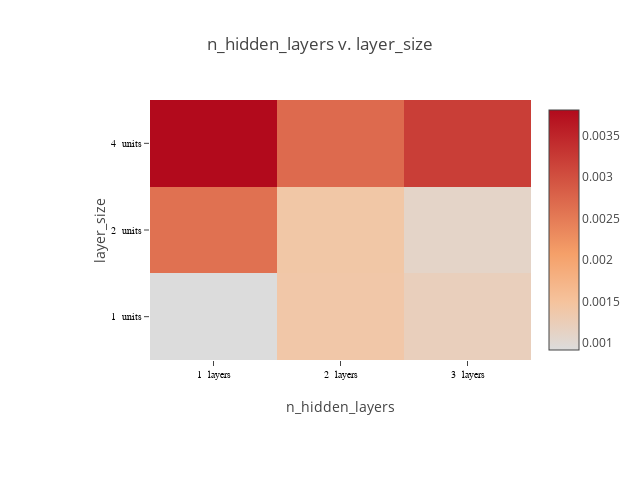

The code cell stored with this chart in its notebook:
### Code cell
def plot_matrix(lossframe, x_labels, y_labels, x_suffix="", y_suffix=""):

    pivot = lossframe.pivot_table(index=[y_labels], columns=[x_labels], values=['qscore'])
#    print(pivot)
    # specify labels as strings, to force plotly to use a discrete axis
#    print(pivot.columns.levels[1]).values
#    print(lossframe[x_labels].dtype)
    
    if lossframe[x_labels].dtype == np.float64 or lossframe[x_labels].dtype == np.float32:
        xaxis = ["%f %s" % (i, x_suffix) for i in pivot.columns.levels[1].values]
    else:
        xaxis = ["%d %s" % (i, x_suffix) for i in pivot.columns.levels[1].values]
    if lossframe[y_labels].dtype == np.float64 or lossframe[y_labels].dtype == np.float32:
        yaxis = ["%f %s" % (i, y_suffix) for i in pivot.index.values]
    else:
        yaxis = ["%d %s" % (i, y_suffix) for i in pivot.index.values]
        
#    print(xaxis, yaxis)
    """plot a heat map of a matrix"""
    chart_width=640
    chart_height=480
    
    layout = Layout(
        title="%s v. %s" % (x_labels, y_labels),
        height=chart_height,
        width=chart_width,     
        margin=dict(
            l=150,
            r=30,
            b=120,
            t=100,
        ),
        xaxis=dict(
            title=x_labels,
            tickfont=dict(
                family='Arial, sans-serif',
                size=10,
                color='black'
            ),
        ),
        yaxis=dict(
            title=y_labels,
            tickfont=dict(
                family='Arial, sans-serif',
                size=10,
                color='black'
            ),
        ),
    )
    
    data = [Heatmap(z=pivot.values,
                    x=xaxis,
                    y=yaxis,
                    colorscale=[[0, 'rgb(0,0,255)', [1, 'rgb(255,0,0)']]],
                   )
           ]

    fig = Figure(data=data, layout=layout)
    return iplot(fig, link_text="")

plot_matrix(qframe, "n_hidden_layers", "layer_size", x_suffix=" layers", y_suffix=" units")

### Figure 1 — Plotly figure (JSON) as saved in the notebook; plotly's stock layout.template omitted (floating-point values rounded to 4 significant figures)
{"data": [{"colorscale": [[0, "rgb(0,0,255)", [1, "rgb(255,0,0)"]]], "type": "heatmap", "x": ["1  layers", "2  layers", "3  layers"], "y": ["1  units", "2  units", "4  units"], "z": [[0.0009151, 0.001392, 0.00121], [0.002621, 0.001413, 0.001098], [0.00381, 0.002692, 0.00321]]}], "layout": {"height": 480, "margin": {"b": 120, "l": 150, "r": 30, "t": 100}, "title": "n_hidden_layers v. layer_size", "width": 640, "xaxis": {"tickfont": {"color": "black", "family": "Arial, sans-serif", "size": 10}, "title": "n_hidden_layers"}, "yaxis": {"tickfont": {"color": "black", "family": "Arial, sans-serif", "size": 10}, "title": "layer_size"}}}
